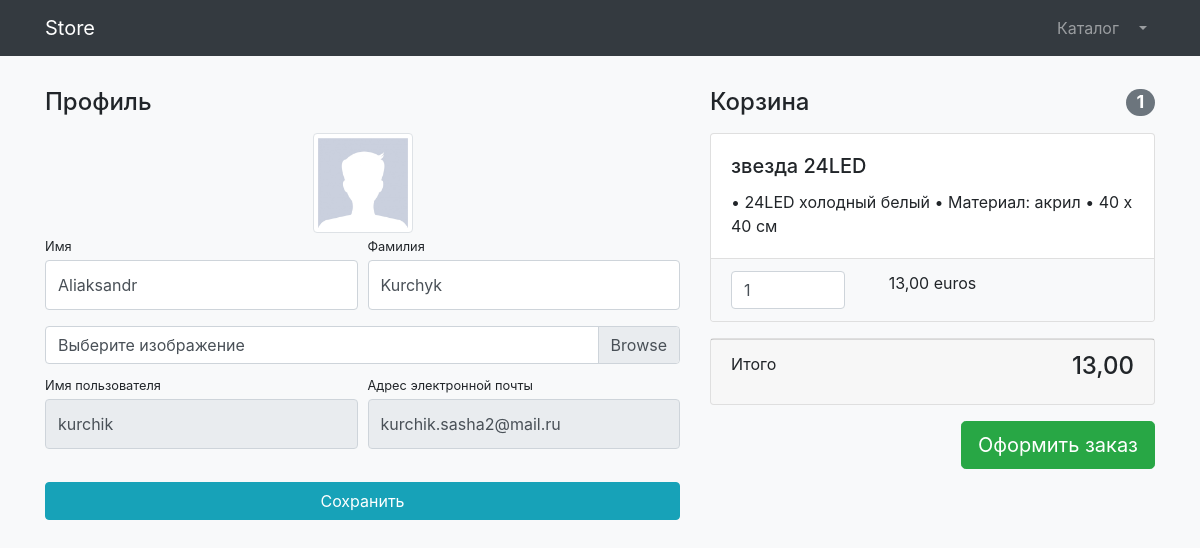
Page /users/profile/1/ (signed in) on the committed database.
### users/models.py (models this page shows)
class User(AbstractUser):
    image = models.ImageField(upload_to='users_mages', null=True, blank=True)
    is_verified_email = models.BooleanField(default=False)

### products/models.py (models this page shows, shortened)
class Basket(models.Model):
    user = models.ForeignKey(to=User, on_delete=models.CASCADE)
    product = models.ForeignKey(to=Product, on_delete=models.CASCADE)
    quantity = models.PositiveSmallIntegerField(default=0)
    created_timestamp = models.DateTimeField(auto_now_add=True)
    objects = BasketQuerySet.as_manager()
    def sum(self):
        return self.product.price * self.quantity

class Product(models.Model):
    name = models.CharField(max_length=128)
    description = models.TextField(null=True, blank=True)
    price = models.DecimalField(max_digits=6, decimal_places=2)
    quantity = models.PositiveIntegerField(default=0)
    image = models.ImageField(upload_to='products_images')
    stripe_product_price_id = models.CharField(max_length=128, null=True, blank=True)
    category = models.ForeignKey(to=ProductCategory, on_delete=models.CASCADE)
    class Meta:
        verbose_name = 'продукт'
        verbose_name_plural = 'продукты'

### users/views.py (the view, shortened to what this page needs)
# urls.py: path('profile/<int:pk>/', login_required(UserProfileView.as_view()), name='profile'),
class UserProfileView(TitleMixin, UpdateView):
    model = User
    form_class = UserProfileForm
    template_name = 'users/profile.html'
    title = 'Store - Профиль'

### users/forms.py
class UserProfileForm(UserChangeForm):
    first_name = forms.CharField(widget=forms.TextInput(attrs={'class': 'form-control py-4'}))
    last_name = forms.CharField(widget=forms.TextInput(attrs={'class': 'form-control py-4'}))
    image = forms.ImageField(widget=forms.FileInput(attrs={'class': 'custom-file-input'}), required=False)
    username = forms.CharField(widget=forms.TextInput(attrs={'class': 'form-control py-4', 'readonly': True}))
    email = forms.CharField(widget=forms.EmailInput(attrs={'class': 'form-control py-4', 'readonly': True}))
    class Meta:
        model = User
        fields = ('first_name', 'last_name', 'image', 'username', 'email')

### common/views.py (called while the page is built)
    def get_context_data(self, **kwargs):
        context = super(TitleMixin, self).get_context_data(**kwargs)
        context['title'] = self.title
        return context

### products/context_processors.py (called while the page is built)
def baskets(requst):
    user = requst.user
    return {'baskets': Basket.objects.filter(user=user) if user.is_authenticated else []}

### products/models.py (called while the page is built)
    def total_sum(self):
        return sum(basket.sum() for basket in self)

    def total_quantity(self):
        return sum(basket.quantity for basket in self)

### users/templates/users/profile.html (shortened to what this page needs)
{% extends 'products/base.html' %}
{% load static %}
{% block css %}
    <link href="{% static "vendor/bootstrap/css/bootstrap.min.css" %}" rel="stylesheet">
{% endblock %}
{% block content %}
    <br>
    <br>
    <br>
    <div class="container">
        <div class="row">
            <div class="col-lg-7">
                <h4 class="mt-3 mb-3">Профиль</h4>
                <div class="col-lg-12 text-center">
                    <img width="100" height="100"
                         src="{% if user.image %}{{ user.image.url }}{% else %}{% static 'vendor/img/users/default_avatar.jpg' %}{% endif %}"
                         class="img-thumbnail">
                </div>
                <form action="{% url 'users:profile' user.id %}" method="post" enctype="multipart/form-data">
                    <div class="form-row">
                        <div class="col-lg-6">
                            <div class="form-group">
                                <label class="small mb-1" for="{{ form.first_name.id_for_label }}">
                                    Имя
                                </label>
                                {{ form.first_name }}
                            </div>
                        </div>
                        <div class="col-lg-6">
                            <div class="form-group">
                                <label class="small mb-1" for="{{ form.last_name.id_for_label }}">
                                    Фамилия
                                </label>
                                {{ form.last_name }}
                            </div>
                        </div>
                    </div>
                    <div class="form-row mb-2">
                        <div class="col-lg-12">
                            <div class="custom-file">
                                <label class="custom-file-label" for="{{ form.image.id_for_label }}">
                                    Выберите изображение
                                </label>
                            </div>
                        </div>
                    </div>
                    <div class="form-row">
                        <div class="col-lg-6">
                            <label class="small mb-1" for="{{ form.image.id_for_label }}">
                                Имя пользователя
                            </label>
                            {{ form.username }}
                        </div>
                        <div class="col-lg-6">
                            <label class="small mb-1" for="{{ form.email.id_for_label }}">
                                Адрес электронной почты
                            </label>
                            {{ form.email }}
                        </div>
                    </div>
                    <div class="form-row">
                        <div class="col-lg-12" style="margin-top: 33px;">
                            <input class="btn btn-info btn-block" type="submit" value="Сохранить">
                        </div>
                    </div>
                </form>
            </div>
            <div class="col-lg-5">
                {% include 'products/baskets.html' %}
            </div>
        </div>
    </div>
{% endblock %}

### products/templates/products/baskets.html (shortened to what this page needs)
{% load humanize %}
{% if baskets %}
    <h4 class="mt-3 mb-3 d-flex justify-content-between align-items-center mb-3">
    Корзина <span class="badge badge-secondary badge-pill">{{ baskets.total_quantity }}</span>
    </h4>
    {% for basket in baskets %}
        <div class="card mb-3">
        <div class="card-body">
            <h5 class="card-title">{{ basket.product.name }}</h5>
            <p class="card-text">{{ basket.product.description }}</p>
        </div>
        <ul class="list-group list-group-flush">
            <li class="list-group-item bg-light">
                <div class="row text-center">
                    <div class="col-lg-4">
                        <input name="basketID" type="number" class="form-control"
                               value="{{ basket.quantity }}" min="0">
                    </div>
                    <div class="col-lg-4">{{ basket.sum|intcomma }} euros</div>
                    <div class="col-lg-4">
                    </div>
                </div>
            </li>
        </ul>
    </div>
    {% endfor %}
    <div class="card mb-3">
        <div class="card-footer">
            <p class="float-left">Итого</p>
            <h4 class="float-right">{{ baskets.total_sum|intcomma }}</h4>
        </div>
    </div>
    <a class="btn btn-success btn-lg float-right" href="{% url 'orders:order_create' %}">
        Оформить заказ
    </a>
{% else %}
    <h4 class="mt-3 mb-3 text-center">
    Корзина пуста
    </h4>
{% endif %}

### rows in the picture
User: first_name "Aliaksandr", last_name "Kurchyk", username "kurchik", email "kurchik.sasha2@mail.ru"
Basket: total_quantity "1", product.name "звезда 24LED", product.description "• 24LED холодный белый • Материал: акрил • 40 х 40 см", basketID "1", sum "13,00", total_sum "13,00"
